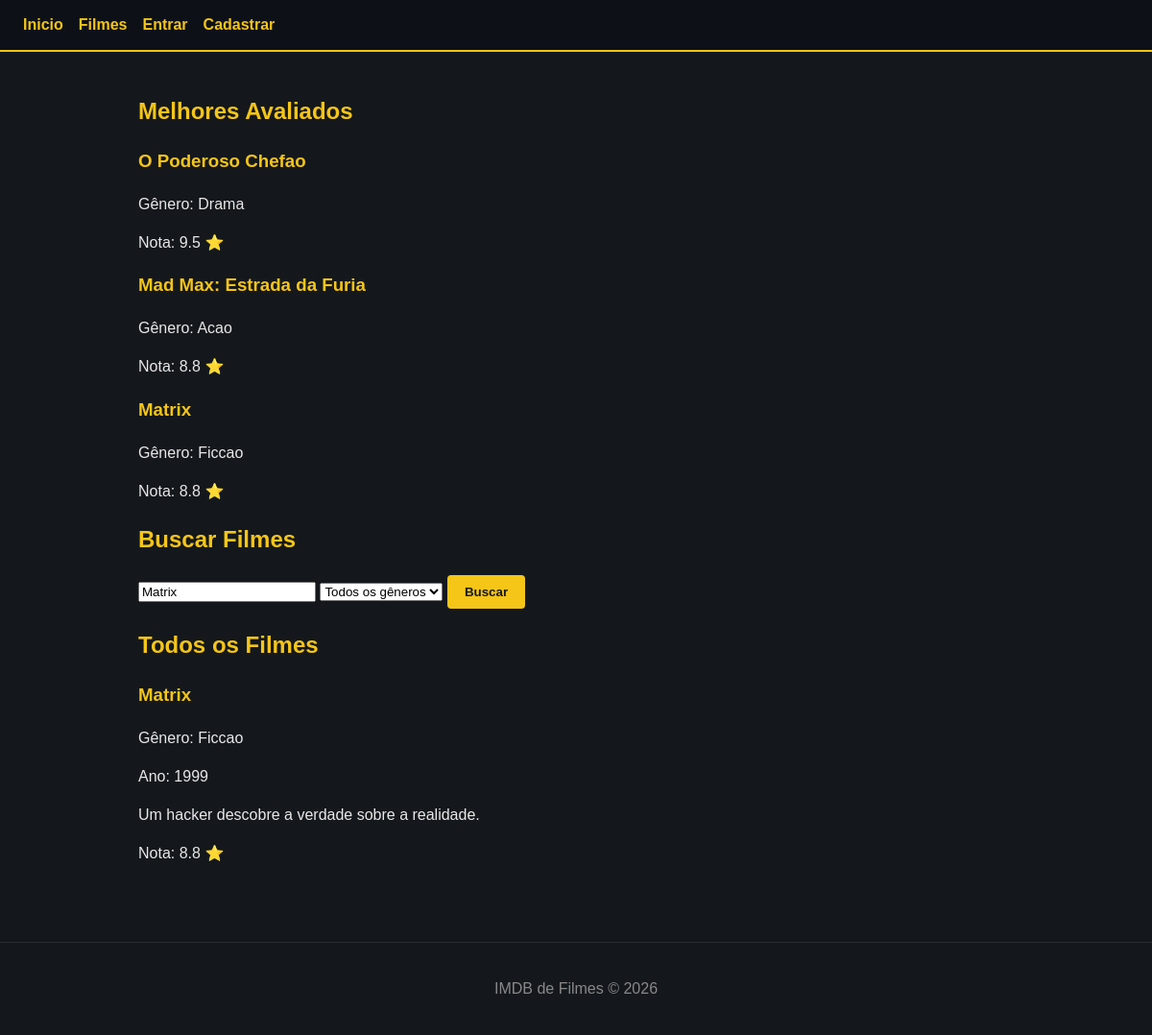
/views/filmes/listar.php?busca=Matrix, run on the app's committed database.
### tables this page shows
CREATE TABLE filmes (
    id        INT AUTO_INCREMENT PRIMARY KEY,
    titulo    VARCHAR(150) NOT NULL,
    genero    VARCHAR(60)  NOT NULL,
    descricao TEXT,
    ano       INT          NOT NULL
);

### functions/filmes_functions.php (called while the page is built, shortened)
<?php
require_once __DIR__ . '/../models/Filme.php';
function buscarFilmesPorNome(string $nome): array {
    $pdo  = Banco::conectar();
    $sql  = "SELECT f.id, f.titulo, f.genero, f.descricao, f.ano, AVG(a.nota) AS nota_media
             FROM filmes f
             LEFT JOIN avaliacoes a ON a.filme_id = f.id
             WHERE f.titulo LIKE :nome
             GROUP BY f.id";
    $stmt = $pdo->prepare($sql);
    $stmt->execute([':nome' => '%' . $nome . '%']);
    $rows = $stmt->fetchAll(PDO::FETCH_ASSOC);
    $filmes = [];
    foreach ($rows as $row) {
        $filmes[] = new Filme(
            (int)   $row['id'],
                    $row['titulo'],
                    $row['genero'],
                    $row['descricao'],
            (int)   $row['ano'],
            (float) ($row['nota_media'] ?? 0)
        );
    }
    return $filmes;
}
function buscarFilmesMaisAvaliados(int $limite = 5): array {
    $pdo  = Banco::conectar();
    $sql  = "SELECT f.id, f.titulo, f.genero, f.descricao, f.ano, AVG(a.nota) AS nota_media
             FROM filmes f
             LEFT JOIN avaliacoes a ON a.filme_id = f.id
             GROUP BY f.id
             ORDER BY nota_media DESC
             LIMIT :limite";
    $stmt = $pdo->prepare($sql);
    $stmt->bindParam(':limite', $limite, PDO::PARAM_INT);
    $stmt->execute();
    $rows = $stmt->fetchAll(PDO::FETCH_ASSOC);
    $filmes = [];
    foreach ($rows as $row) {
        $filmes[] = new Filme(
            (int)   $row['id'],
                    $row['titulo'],
                    $row['genero'],
                    $row['descricao'],
            (int)   $row['ano'],
            (float) ($row['nota_media'] ?? 0)
        );
    }
    return $filmes;
}

### models/Filme.php (called while the page is built, shortened)
<?php
class Filme {
    public function __construct(int $id, string $titulo, string $genero, string $descricao, int $ano, float $nota_media = 0.0) {
        $this->titulo     = $titulo;
        $this->genero     = $genero;
        $this->descricao  = $descricao;
        $this->ano        = $ano;
        $this->nota_media = $nota_media;
    }
}

### views/filmes/listar.php (the view, shortened to what this page needs)
<?php
require_once __DIR__ . '/../../functions/filmes_functions.php';
$busca  = isset($_GET['busca'])  ? trim($_GET['busca'])  : '';
$genero = isset($_GET['genero']) ? trim($_GET['genero']) : '';
if ($busca !== '') {
    $filmes = buscarFilmesPorNome($busca);
} elseif ($genero !== '' && $genero !== 'todos') {
    $filmes = buscarFilmesPorGenero($genero);
} else {
    $filmes = buscarTodosFilmes();
}
$destaques = buscarFilmesMaisAvaliados(3);
require_once __DIR__ . '/../header.php';
?>
<section>
    <h2>Melhores Avaliados</h2>
    <div>
        <?php foreach ($destaques as $filme): ?>
            <div>
                <h3><?= htmlspecialchars($filme->titulo) ?></h3>
                <p>Gênero: <?= htmlspecialchars($filme->genero) ?></p>
                <p>Nota: <?= number_format($filme->nota_media, 1) ?> ⭐</p>
            </div>
        <?php endforeach; ?>
    </div>
</section>
<section>
    <h2>Buscar Filmes</h2>
    <form method="GET" action="">
        <input type="text" name="busca" placeholder="Buscar por nome..." value="<?= htmlspecialchars($busca) ?>">
        <select name="genero">
            <option value="todos">Todos os gêneros</option>
        </select>
        <button type="submit">Buscar</button>
    </form>
</section>
<section>
    <h2>Todos os Filmes</h2>
    <?php if (empty($filmes)): ?>
        <p>Nenhum filme encontrado.</p>
    <?php else: ?>
        <div>
            <?php foreach ($filmes as $filme): ?>
                <div>
                    <h3><?= htmlspecialchars($filme->titulo) ?></h3>
                    <p>Gênero: <?= htmlspecialchars($filme->genero) ?></p>
                    <p>Ano: <?= $filme->ano ?></p>
                    <p><?= htmlspecialchars($filme->descricao) ?></p>
                    <p>Nota: <?= number_format($filme->nota_media, 1) ?> ⭐</p>
                </div>
            <?php endforeach; ?>
        </div>
    <?php endif; ?>
</section>
<?php require_once __DIR__ . '/../footer.php'; ?>

### assets/estilo.css (style rules this page uses)
* { box-sizing: border-box; }
body { margin: 0; font-family: Arial, Helvetica, sans-serif; background: #14181c; color: #e8e8e8; line-height: 1.5; }
h1, h2, h3 { color: #f5c518; }
button { background: #f5c518; color: #14181c; border: none; padding: 10px 18px; border-radius: 4px; font-weight: bold; cursor: pointer; }

### data on the page
filmes: titulo "O Poderoso Chefao", genero "Drama", nota_media "9.5"
filmes: titulo "Mad Max: Estrada da Furia", genero "Acao", nota_media "8.8"
filmes: titulo "Matrix", genero "Ficcao", nota_media "8.8", ano "1999", descricao "Um hacker descobre a verdade sobre a realidade."
